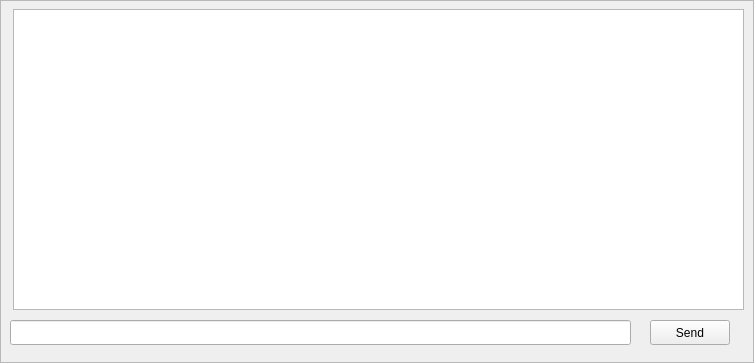
<?xml version="1.0" encoding="UTF-8"?>
<ui version="4.0">
 <class>Console</class>
 <widget class="QFrame" name="Console">
  <property name="geometry">
   <rect>
    <x>0</x>
    <y>0</y>
    <width>754</width>
    <height>363</height>
   </rect>
  </property>
  <property name="windowTitle">
   <string>Console Can Monitor</string>
  </property>
  <property name="frameShape">
   <enum>QFrame::StyledPanel</enum>
  </property>
  <property name="frameShadow">
   <enum>QFrame::Raised</enum>
  </property>
  <widget class="QTextEdit" name="textEdit">
   <property name="geometry">
    <rect>
     <x>13</x>
     <y>9</y>
     <width>731</width>
     <height>301</height>
    </rect>
   </property>
  </widget>
  <widget class="QLineEdit" name="lineEditMsg">
   <property name="geometry">
    <rect>
     <x>10</x>
     <y>320</y>
     <width>621</width>
     <height>25</height>
    </rect>
   </property>
  </widget>
  <widget class="QPushButton" name="btSend">
   <property name="geometry">
    <rect>
     <x>650</x>
     <y>320</y>
     <width>80</width>
     <height>25</height>
    </rect>
   </property>
   <property name="text">
    <string>Send</string>
   </property>
  </widget>
 </widget>
 <resources/>
 <connections/>
</ui>
